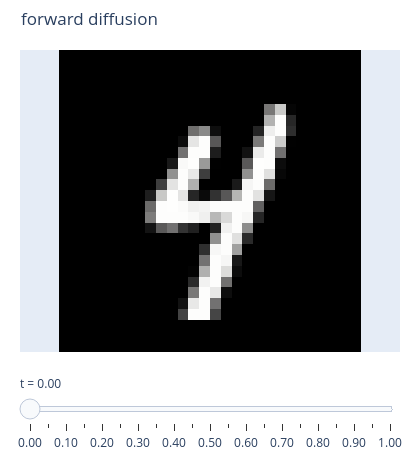

Notebook source saved alongside this figure:
### Markdown cell above
こちらは **静的 HTML でも動く** Plotly 版です(各 $t$ のノイズ画像を事前計算してフレーム化)。

### Code cell
# Plotly version of the forward-noising slider: works in the exported HTML.
t_grid = np.linspace(0, 1, 21)
frames = [np.sqrt(alpha_bar(t)) * img + np.sqrt(1 - alpha_bar(t)) * noise for t in t_grid]
fig = plotting.plotly_image_slider(frames, labels=[f"{t:.2f}" for t in t_grid],
                                   slider_name="t", title="forward diffusion")
fig.show()

### Figure 1 — Plotly figure (JSON) as saved in the notebook; plotly's stock layout.template omitted (floating-point values rounded to 4 significant figures; data arrays with more than 128 entries replaced by an {"elided": "..."} marker saying what was removed)
{"data": [{"colorscale": [[0.0, "rgb(0, 0, 0)"], [0.09091, "rgb(16, 16, 16)"], [0.1818, "rgb(38, 38, 38)"], [0.2727, "rgb(59, 59, 59)"], [0.3636, "rgb(81, 80, 80)"], [0.4545, "rgb(102, 101, 101)"], [0.5455, "rgb(124, 123, 122)"], [0.6364, "rgb(146, 146, 145)"], [0.7273, "rgb(171, 171, 170)"], [0.8182, "rgb(197, 197, 195)"], [0.9091, "rgb(224, 224, 223)"], [1.0, "rgb(254, 254, 253)"]], "showscale": false, "type": "heatmap", "z": {"elided": "28x28 float values"}}], "layout": {"height": 460, "margin": {"b": 20, "l": 20, "r": 20, "t": 50}, "sliders": [{"currentvalue": {"prefix": "t = "}, "steps": [{"args": [["0.00"], {"frame": {"duration": 0, "redraw": true}, "mode": "immediate"}], "label": "0.00", "method": "animate"}, {"args": [["0.05"], {"frame": {"duration": 0, "redraw": true}, "mode": "immediate"}], "label": "0.05", "method": "animate"}, {"args": [["0.10"], {"frame": {"duration": 0, "redraw": true}, "mode": "immediate"}], "label": "0.10", "method": "animate"}, {"args": [["0.15"], {"frame": {"duration": 0, "redraw": true}, "mode": "immediate"}], "label": "0.15", "method": "animate"}, {"args": [["0.20"], {"frame": {"duration": 0, "redraw": true}, "mode": "immediate"}], "label": "0.20", "method": "animate"}, {"args": [["0.25"], {"frame": {"duration": 0, "redraw": true}, "mode": "immediate"}], "label": "0.25", "method": "animate"}, {"args": [["0.30"], {"frame": {"duration": 0, "redraw": true}, "mode": "immediate"}], "label": "0.30", "method": "animate"}, {"args": [["0.35"], {"frame": {"duration": 0, "redraw": true}, "mode": "immediate"}], "label": "0.35", "method": "animate"}, {"args": [["0.40"], {"frame": {"duration": 0, "redraw": true}, "mode": "immediate"}], "label": "0.40", "method": "animate"}, {"args": [["0.45"], {"frame": {"duration": 0, "redraw": true}, "mode": "immediate"}], "label": "0.45", "method": "animate"}, {"args": [["0.50"], {"frame": {"duration": 0, "redraw": true}, "mode": "immediate"}], "label": "0.50", "method": "animate"}, {"args": [["0.55"], {"frame": {"duration": 0, "redraw": true}, "mode": "immediate"}], "label": "0.55", "method": "animate"}, {"args": [["0.60"], {"frame": {"duration": 0, "redraw": true}, "mode": "immediate"}], "label": "0.60", "method": "animate"}, {"args": [["0.65"], {"frame": {"duration": 0, "redraw": true}, "mode": "immediate"}], "label": "0.65", "method": "animate"}, {"args": [["0.70"], {"frame": {"duration": 0, "redraw": true}, "mode": "immediate"}], "label": "0.70", "method": "animate"}, {"args": [["0.75"], {"frame": {"duration": 0, "redraw": true}, "mode": "immediate"}], "label": "0.75", "method": "animate"}, {"args": [["0.80"], {"frame": {"duration": 0, "redraw": true}, "mode": "immediate"}], "label": "0.80", "method": "animate"}, {"args": [["0.85"], {"frame": {"duration": 0, "redraw": true}, "mode": "immediate"}], "label": "0.85", "method": "animate"}, {"args": [["0.90"], {"frame": {"duration": 0, "redraw": true}, "mode": "immediate"}], "label": "0.90", "method": "animate"}, {"args": [["0.95"], {"frame": {"duration": 0, "redraw": true}, "mode": "immediate"}], "label": "0.95", "method": "animate"}, {"args": [["1.00"], {"frame": {"duration": 0, "redraw": true}, "mode": "immediate"}], "label": "1.00", "method": "animate"}]}], "title": {"text": "forward diffusion"}, "width": 420, "xaxis": {"visible": false}, "yaxis": {"scaleanchor": "x", "visible": false}}}
